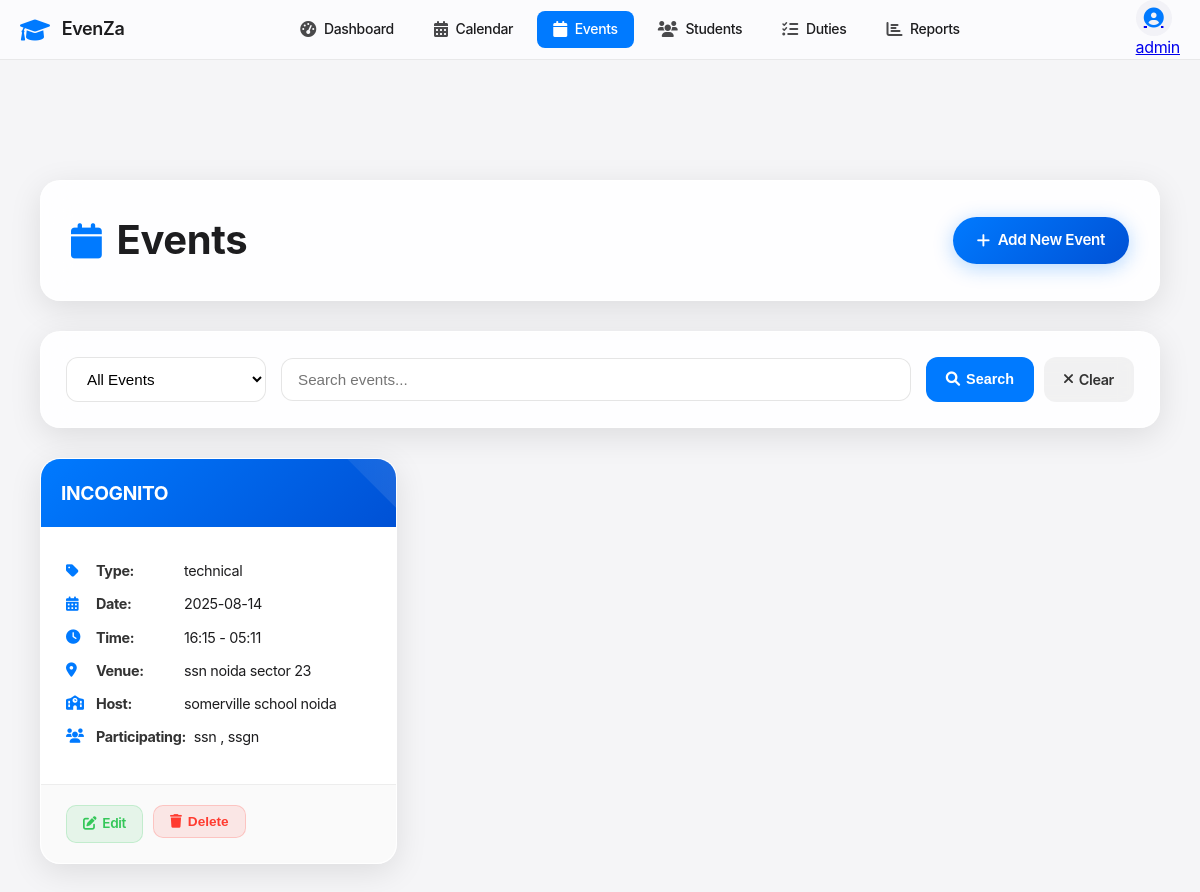
The page /events (signed in) on the database its author committed.
### tables this page shows
CREATE TABLE events (
            id INTEGER PRIMARY KEY AUTOINCREMENT,
            name TEXT NOT NULL,
            type TEXT NOT NULL,
            event_date DATE NOT NULL,
            start_time TIME NOT NULL,
            end_time TIME NOT NULL,
            venue TEXT NOT NULL,
            description TEXT,
            host_school TEXT NOT NULL,
            participating_schools TEXT,
            status TEXT DEFAULT 'upcoming',
            created_at TIMESTAMP DEFAULT CURRENT_TIMESTAMP
        );

### app.py (the view)
@app.route('/events')
@login_required
def events():
    conn = get_db_connection()
    filter_type = request.args.get('filter', 'all')
    search = request.args.get('search', '')
    query = 'SELECT * FROM events WHERE 1=1'
    params = []
    if filter_type == 'upcoming':
        query += ' AND event_date >= DATE("now")'
    elif filter_type == 'completed':
        query += ' AND event_date < DATE("now")'
    if search:
        query += ' AND (name LIKE ? OR type LIKE ? OR venue LIKE ?)'
        params.extend([f'%{search}%', f'%{search}%', f'%{search}%'])
    query += ' ORDER BY event_date ASC'
    events = conn.execute(query, params).fetchall()
    conn.close()
    return render_template('events.html', events=events, filter_type=filter_type, search=search)

### app.py (called while the page is built)
def get_db_connection():
    conn = sqlite3.connect('events.db')
    conn.row_factory = sqlite3.Row
    return conn

def login_required(f):
    @wraps(f)
    def decorated_function(*args, **kwargs):
        if 'user_id' not in session:
            flash('Please login to access this page', 'error')
            return redirect(url_for('login'))
        return f(*args, **kwargs)
    return decorated_function

### templates/events.html (shortened to what this page needs)
{% extends "base.html" %}
{% block content %}
<div class="content">
    <div class="header">
        <div class="header-content">
            <h1><i class="fas fa-calendar"></i> Events</h1>
            <a href="{{ url_for('add_event') }}" class="add-btn">
                <i class="fas fa-plus"></i> Add New Event
            </a>
        </div>
    </div>
    <div class="controls">
        <form method="GET" class="controls-form">
            <select name="filter" class="form-select" onchange="this.form.submit()">
                <option value="all" {% if filter_type == 'all' %}selected{% endif %}>All Events</option>
            </select>
            <input type="text" name="search" class="form-input" placeholder="Search events..." value="{{ search }}">
            <div class="btn-group">
                <button type="submit" class="btn btn-primary">
                    <i class="fas fa-search"></i> Search
                </button>
                <a href="{{ url_for('events') }}" class="btn btn-secondary">
                    <i class="fas fa-times"></i> Clear
                </a>
            </div>
        </form>
    </div>
    <div class="events-grid">
        {% if events %}
            {% for event in events %}
                <div class="event-card">
                    <div class="event-header">
                        <h6 class="event-title">{{ event.name }}</h6>
                    </div>
                    <div class="event-body">
                        <div class="event-detail">
                            <i class="fas fa-tag"></i>
                            <strong>Type:</strong> {{ event.type }}
                        </div>
                        <div class="event-detail">
                            <i class="fas fa-calendar-alt"></i>
                            <strong>Date:</strong> {{ event.event_date }}
                        </div>
                        <div class="event-detail">
                            <i class="fas fa-clock"></i>
                            <strong>Time:</strong> {{ event.start_time }} - {{ event.end_time }}
                        </div>
                        <div class="event-detail">
                            <i class="fas fa-map-marker-alt"></i>
                            <strong>Venue:</strong> {{ event.venue }}
                        </div>
                        <div class="event-detail">
                            <i class="fas fa-school"></i>
                            <strong>Host:</strong> {{ event.host_school }}
                        </div>
                        {% if event.participating_schools %}
                            <div class="event-detail">
                                <i class="fas fa-users"></i>
                                <strong>Participating:</strong> {{ event.participating_schools }}
                            </div>
                        {% endif %}
                    </div>
                    <div class="event-footer">
                        <a href="{{ url_for('edit_event', id=event.id) }}" class="btn-sm btn-edit">
                            <i class="fas fa-edit"></i> Edit
                        </a>
                        <form method="POST" action="{{ url_for('delete_event', id=event.id) }}" style="display: inline;">
                            <button type="submit" class="btn-sm btn-delete"
                                    onclick="return confirm('Are you sure you want to delete this event?')">
                                <i class="fas fa-trash"></i> Delete
                            </button>
                        </form>
                    </div>
                </div>
            {% endfor %}
        {% endif %}
    </div>
</div>
{% endblock %}

### templates/base.html (shortened to what this page needs)
<!DOCTYPE html>
<html lang="en">
<head>
    <link href="https://cdnjs.cloudflare.com/ajax/libs/font-awesome/6.0.0/css/all.min.css" rel="stylesheet">
    <link href="{{ url_for('static', filename='css/style.css') }}" rel="stylesheet">
</head>
<body>
    <nav class="apple-nav">
        <div class="nav-container">
            <div class="nav-brand">
                <i class="fas fa-graduation-cap"></i>
                <span>EvenZa</span>
            </div>
            <div class="nav-menu">
                <a href="{{ url_for('dashboard') }}" class="nav-link {% if request.endpoint == 'dashboard' %}active{% endif %}">
                    <i class="fas fa-tachometer-alt"></i>
                    <span>Dashboard</span>
                </a>
                <a href="{{ url_for('calendar_view') }}" class="nav-link {% if request.endpoint == 'calendar_view' %}active{% endif %}">
                    <i class="fas fa-calendar-alt"></i>
                    <span>Calendar</span>
                </a>
                <a href="{{ url_for('events') }}" class="nav-link {% if request.endpoint == 'events' %}active{% endif %}">
                    <i class="fas fa-calendar"></i>
                    <span>Events</span>
                </a>
                <a href="{{ url_for('participants') }}" class="nav-link {% if request.endpoint == 'participants' %}active{% endif %}">
                    <i class="fas fa-users"></i>
                    <span>Students</span>
                </a>
                <a href="{{ url_for('duties') }}" class="nav-link {% if request.endpoint == 'duties' %}active{% endif %}">
                    <i class="fas fa-tasks"></i>
                    <span>Duties</span>
                </a>
                <a href="{{ url_for('reports') }}" class="nav-link {% if request.endpoint == 'reports' %}active{% endif %}">
                    <i class="fas fa-chart-bar"></i>
                    <span>Reports</span>
                </a>
            </div>
            <div class="nav-user">
                {% if session.user_id %}
                    <div class="dropdown">
                        <a class="dropdown-toggle d-flex align-items-center text-decoration-none" href="#" role="button" id="userDropdown" data-bs-toggle="dropdown" aria-expanded="false">
                            <div class="user-avatar">
                                <i class="fas fa-user-circle"></i>
                            </div>
                            <span class="ms-2 text-dark fw-medium">{{ session.username }}</span>
                        </a>
                    </div>
                {% else %}
                    <div class="auth-buttons">
                        <a href="{{ url_for('login') }}" class="btn-outline">Login</a>
                        <a href="{{ url_for('register') }}" class="btn-primary">Register</a>
                    </div>
                {% endif %}
            </div>
        </div>
    </nav>
    <div class="main-container" style="padding-top: 80px;">
        {% block content %}{% endblock %}
    </div>
</body>
</html>

### static/css/style.css (style rules this page uses)
* { margin: 0; padding: 0; box-sizing: border-box; }
body { font-family: -apple-system, BlinkMacSystemFont, 'Segoe UI', Roboto, Oxygen, Ubuntu, Cantarell, sans-serif; background: #f5f5f7; color: #1d1d1f; line-height: 1.47059; font-weight: 400; letter-spacing: -.022em; }
.apple-nav { background: rgba(251, 251, 253, 0.94); backdrop-filter: saturate(180%) blur(20px); -webkit-backdrop-filter: saturate(180%) blur(20px); border-bottom: 1px solid rgba(0, 0, 0, 0.08); position: fixed; top: 0; left: 0; right: 0; z-index: 1000; height: 60px; }
.nav-container { max-width: 1200px; margin: 0 auto; padding: 0 20px; height: 100%; display: flex; align-items: center; justify-content: space-between; }
.nav-brand { display: flex; align-items: center; font-size: 18px; font-weight: 600; color: #1d1d1f; text-decoration: none; }
.nav-brand i { font-size: 24px; color: #007aff; margin-right: 12px; }
.nav-menu { display: flex; align-items: center; gap: 8px; }
.nav-link { display: flex; align-items: center; padding: 8px 16px; border-radius: 8px; text-decoration: none; color: #1d1d1f; font-size: 14px; font-weight: 500; transition: all 0.2s cubic-bezier(0.25, 0.46, 0.45, 0.94); position: relative; }
.nav-link i { font-size: 16px; margin-right: 8px; opacity: 0.8; }
.nav-link.active { background: #007aff; color: white; }
.nav-link.active i { opacity: 1; }
.nav-user { display: flex; align-items: center; }
.user-avatar { width: 36px; height: 36px; border-radius: 50%; background: #f2f2f7; display: flex; align-items: center; justify-content: center; cursor: pointer; transition: all 0.2s ease; }
.user-avatar i { font-size: 20px; color: #007aff; }
.event-header { display: flex; justify-content: between; align-items: flex-start; margin-bottom: 8px; }

### templates/base.html (style rules this page uses)
* { margin: 0; padding: 0; box-sizing: border-box; }
body { font-family: -apple-system, BlinkMacSystemFont, 'Segoe UI', Roboto, Oxygen, Ubuntu, Cantarell, sans-serif; background: #f5f5f7; color: #1d1d1f; }
.apple-nav { background: rgba(251, 251, 253, 0.94); backdrop-filter: saturate(180%) blur(20px); -webkit-backdrop-filter: saturate(180%) blur(20px); border-bottom: 1px solid rgba(0, 0, 0, 0.08); position: fixed; top: 0; left: 0; right: 0; z-index: 1000; height: 60px; }
.nav-container { max-width: 1200px; margin: 0 auto; padding: 0 20px; height: 100%; display: flex; align-items: center; justify-content: space-between; }
.nav-brand { display: flex; align-items: center; font-size: 18px; font-weight: 600; color: #1d1d1f; text-decoration: none; }
.nav-brand i { font-size: 24px; color: #007aff; margin-right: 12px; }
.nav-menu { display: flex; align-items: center; gap: 8px; }
.nav-link { display: flex; align-items: center; padding: 8px 16px; border-radius: 8px; text-decoration: none; color: #1d1d1f; font-size: 14px; font-weight: 500; transition: all 0.2s; }
.nav-link i { font-size: 16px; margin-right: 8px; opacity: 0.8; }
.nav-link.active { background: #007aff; color: white; }
.nav-user { display: flex; align-items: center; }
.user-avatar { width: 36px; height: 36px; border-radius: 50%; background: #f2f2f7; display: flex; align-items: center; justify-content: center; cursor: pointer; transition: all 0.2s ease; }
.user-avatar i { font-size: 20px; color: #007aff; }
.dropdown-toggle { background: none; border: none; padding: 0; outline: none; cursor: pointer; }
.main-container { max-width: 1200px; margin: 0 auto; padding: 20px; }

### rows shown on the page
events: name "INCOGNITO", type "technical", event_date "2025-08-14", start_time "16:15", end_time "05:11", venue "ssn noida sector 23", host_school "somerville school noida", participating_schools "ssn , ssgn"

### other values the page prints
{{ session.username }} "admin"
